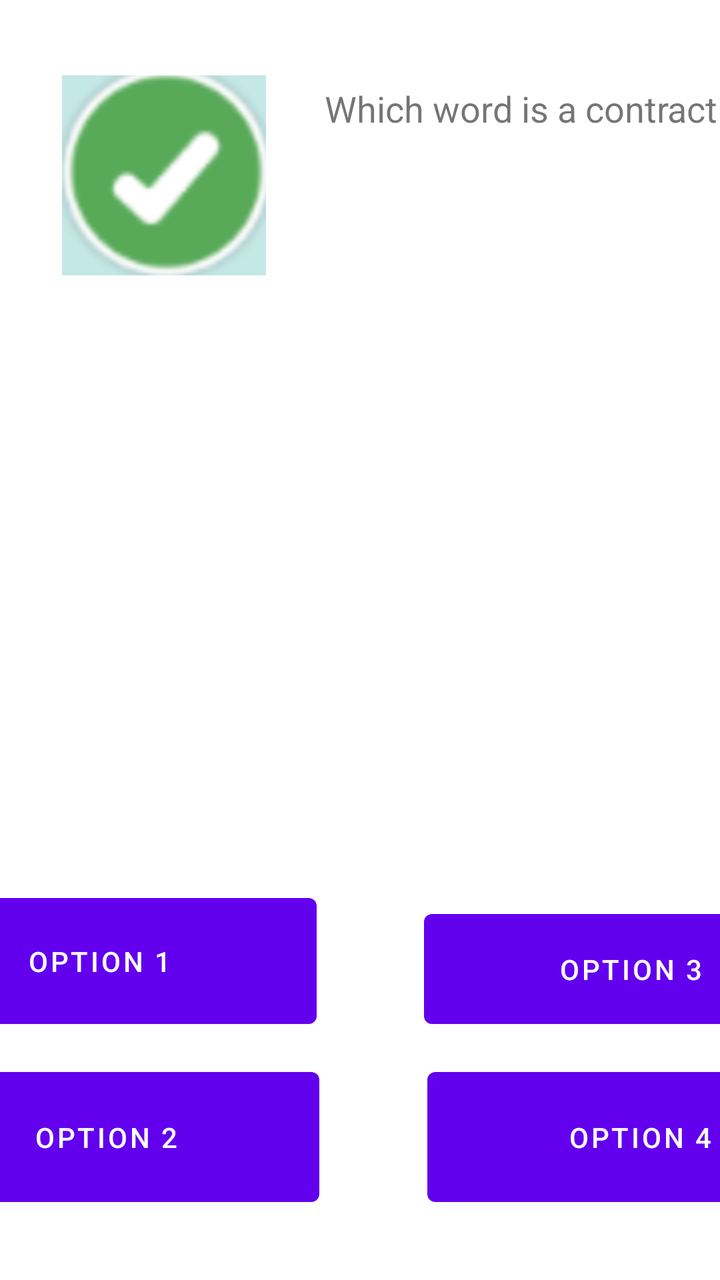
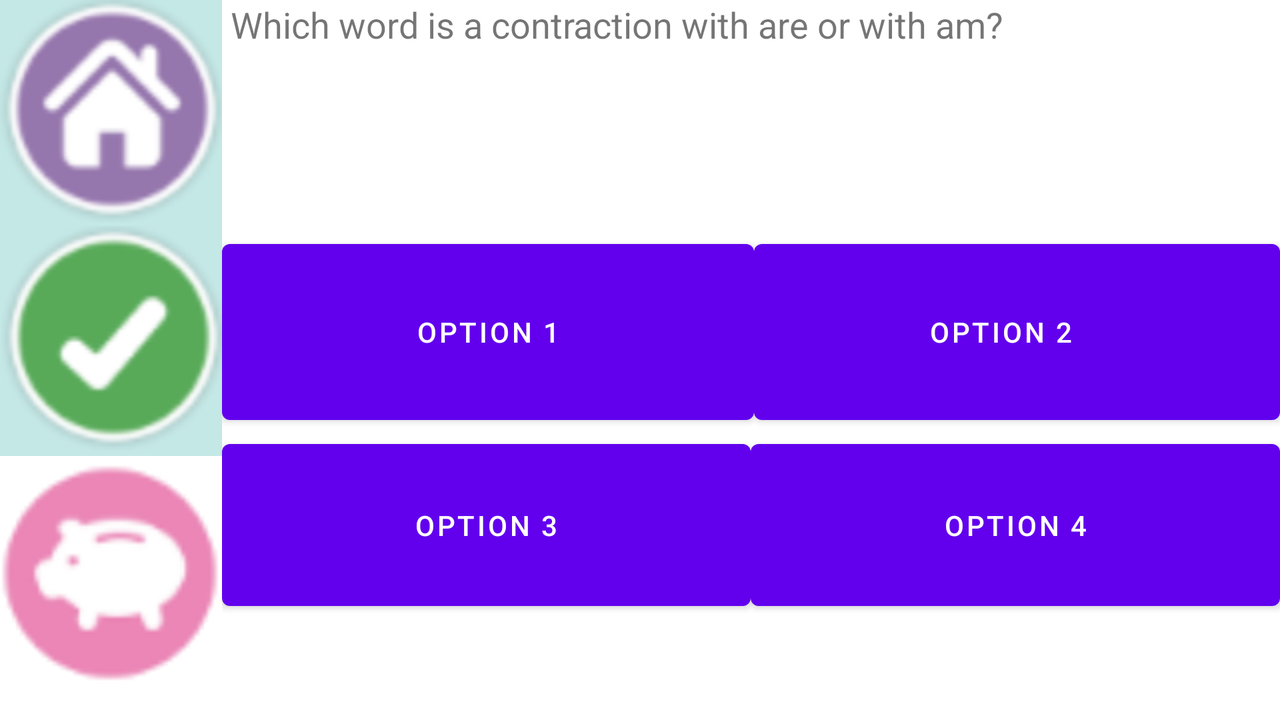

One screen, two layout resources from the same app: the default and the repository's alternative for another configuration. Each is rendered where Android would select it; the XML of both is given below.
<!-- AndroidManifest.xml: application theme Theme.Herataleapp -->
<!-- res/layout/quiz.xml -->
<?xml version="1.0" encoding="utf-8"?>
<androidx.constraintlayout.widget.ConstraintLayout xmlns:android="http://schemas.android.com/apk/res/android"
    xmlns:app="http://schemas.android.com/apk/res-auto"
    xmlns:tools="http://schemas.android.com/tools"
    android:layout_width="match_parent"
    android:layout_height="match_parent">

    <Button
        android:id="@+id/button3"
        android:layout_width="207dp"
        android:layout_height="67dp"
        android:layout_marginBottom="12dp"
        android:layout_marginEnd="146dp"
        android:layout_marginLeft="27dp"
        android:layout_marginRight="146dp"
        android:layout_marginStart="27dp"
        android:layout_marginTop="28dp"
        android:text="option 3"
        app:layout_constraintBottom_toTopOf="@+id/button4"
        app:layout_constraintEnd_toEndOf="parent"
        app:layout_constraintStart_toEndOf="@+id/button1"
        app:layout_constraintTop_toBottomOf="@+id/imageView8" />

    <Button
        android:id="@+id/button4"
        android:layout_width="213dp"
        android:layout_height="77dp"
        android:layout_marginBottom="33dp"
        android:layout_marginEnd="133dp"
        android:layout_marginLeft="27dp"
        android:layout_marginRight="133dp"
        android:layout_marginStart="27dp"
        android:text="option 4"
        app:layout_constraintBottom_toBottomOf="parent"
        app:layout_constraintEnd_toEndOf="parent"
        app:layout_constraintStart_toEndOf="@+id/button2" />

    <Button
        android:id="@+id/button2"
        android:layout_width="213dp"
        android:layout_height="77dp"
        android:layout_marginBottom="33dp"
        android:layout_marginEnd="27dp"
        android:layout_marginLeft="146dp"
        android:layout_marginRight="27dp"
        android:layout_marginStart="146dp"
        android:text="option 2"
        app:layout_constraintBottom_toBottomOf="parent"
        app:layout_constraintEnd_toStartOf="@+id/button4"
        app:layout_constraintStart_toStartOf="parent" />

    <Button
        android:id="@+id/button1"
        android:layout_width="217dp"
        android:layout_height="75dp"
        android:layout_marginBottom="12dp"
        android:layout_marginEnd="27dp"
        android:layout_marginLeft="146dp"
        android:layout_marginRight="27dp"
        android:layout_marginStart="146dp"
        android:layout_marginTop="28dp"
        android:text="option 1"
        app:layout_constraintBottom_toTopOf="@+id/button2"
        app:layout_constraintEnd_toStartOf="@+id/button3"
        app:layout_constraintStart_toStartOf="parent"
        app:layout_constraintTop_toBottomOf="@+id/imageView8" />

    <ImageView
        android:id="@+id/stars"
        android:layout_width="390dp"
        android:layout_height="62dp"
        android:layout_marginBottom="28dp"
        app:layout_constraintBottom_toTopOf="@+id/button3"
        app:layout_constraintEnd_toEndOf="parent"
        app:layout_constraintHorizontal_bias="0.498"
        app:layout_constraintStart_toStartOf="parent"
        app:layout_constraintTop_toBottomOf="@+id/question"
        app:srcCompat="@drawable/five_stars" />

    <TextView
        android:id="@+id/question"
        android:layout_width="457dp"
        android:layout_height="71dp"
        android:layout_marginEnd="116dp"
        android:layout_marginLeft="158dp"
        android:layout_marginRight="116dp"
        android:layout_marginStart="158dp"
        android:layout_marginTop="42dp"
        android:text=" Which word is a contraction with are or with am?"
        android:textSize="18sp"
        app:layout_constraintBottom_toTopOf="@+id/imageView8"
        app:layout_constraintEnd_toEndOf="parent"
        app:layout_constraintHorizontal_bias="0.0"
        app:layout_constraintStart_toStartOf="parent"
        app:layout_constraintTop_toTopOf="parent"
        app:layout_constraintVertical_bias="0.39" />

    <ImageButton
        android:id="@+id/testSendDataButton"
        android:layout_width="102dp"
        android:layout_height="100dp"
        android:layout_marginEnd="20dp"
        android:layout_marginRight="20dp"
        app:layout_constraintBottom_toBottomOf="parent"
        app:layout_constraintEnd_toStartOf="@+id/question"
        app:layout_constraintHorizontal_bias="0.861"
        app:layout_constraintStart_toStartOf="parent"
        app:layout_constraintTop_toTopOf="parent"
        app:layout_constraintVertical_bias="0.07"
        app:srcCompat="@drawable/check" />

</androidx.constraintlayout.widget.ConstraintLayout>
<!-- resources referenced by this layout -->
<resources>
  <!-- drawable check: png bitmap (drawable, 10829 bytes) -->
  <style name="Theme.Herataleapp" parent="Theme.MaterialComponents.DayNight.DarkActionBar">
          
          <item name="colorPrimary">@color/purple_500</item>
          <item name="colorPrimaryVariant">@color/purple_700</item>
          <item name="colorOnPrimary">@color/white</item>
          
          <item name="colorSecondary">@color/teal_200</item>
          <item name="colorSecondaryVariant">@color/teal_700</item>
          <item name="colorOnSecondary">@color/black</item>
          
          <item name="android:statusBarColor" tools:targetApi="l">?attr/colorPrimaryVariant</item>
          
      </style>
</resources>
<!-- res/layout-land/quiz.xml (the repository's variant of the layout above) -->
<!-- drawn on the phone turned sideways -->
<?xml version="1.0" encoding="utf-8"?>
<androidx.constraintlayout.widget.ConstraintLayout
    xmlns:android="http://schemas.android.com/apk/res/android"
    xmlns:app="http://schemas.android.com/apk/res-auto"
    xmlns:tools="http://schemas.android.com/tools"
    android:layout_width="match_parent"
    android:layout_height="match_parent">

    <LinearLayout
        android:layout_width="match_parent"
        android:layout_height="match_parent"
        android:orientation="horizontal">

        <LinearLayout
            android:layout_width="179dp"
            android:layout_height="match_parent"
            android:layout_weight="1"
            android:orientation="vertical">

            <ImageButton
                android:id="@+id/home"
                android:layout_width="match_parent"
                android:layout_height="wrap_content"
                android:background="@android:color/transparent"
                app:srcCompat="@drawable/home" />

            <ImageButton
                android:id="@+id/testSendDataButton"
                android:layout_width="match_parent"
                android:layout_height="wrap_content"
                android:background="@android:color/transparent"
                app:srcCompat="@drawable/check" />

            <ImageButton
                android:id="@+id/bank"
                android:layout_width="match_parent"
                android:layout_height="wrap_content"
                android:background="@android:color/transparent"
                app:srcCompat="@drawable/bank" />
        </LinearLayout>

        <LinearLayout
            android:layout_width="597dp"
            android:layout_height="match_parent"
            android:layout_weight="1"
            android:orientation="vertical">

            <TextView
                android:id="@+id/question"
                android:layout_width="match_parent"
                android:layout_height="52dp"
                android:text=" Which word is a contraction with are or with am?"
                android:textSize="18sp" />

            <ImageView
                android:id="@+id/stars"
                android:layout_width="match_parent"
                android:layout_height="64dp"
                app:srcCompat="@drawable/stars0" />

            <LinearLayout
                android:layout_width="match_parent"
                android:layout_height="100dp"
                android:orientation="horizontal">

                <Button
                    android:id="@+id/button1"
                    android:layout_width="8dp"
                    android:layout_height="match_parent"
                    android:layout_weight="1"
                    android:text="option 1" />

                <Button
                    android:id="@+id/button2"
                    android:layout_width="5dp"
                    android:layout_height="100dp"
                    android:layout_weight="1"
                    android:paddingLeft="@dimen/activity_vertical_margin"
                    android:text="option 2" />
            </LinearLayout>

            <LinearLayout
                android:layout_width="match_parent"
                android:layout_height="93dp"
                android:orientation="horizontal">

                <Button
                    android:id="@+id/button3"
                    android:layout_width="wrap_content"
                    android:layout_height="match_parent"
                    android:layout_weight="1"
                    android:text="option 3" />

                <Button
                    android:id="@+id/button4"
                    android:layout_width="wrap_content"
                    android:layout_height="93dp"
                    android:layout_weight="1"
                    android:text="option 4" />
            </LinearLayout>

        </LinearLayout>

    </LinearLayout>
</androidx.constraintlayout.widget.ConstraintLayout>
<!-- resources referenced by the variant -->
<!-- as the phone turned sideways resolves them -->
<resources>
  <!-- drawable bank: png bitmap (drawable, 13593 bytes) -->
  <!-- drawable check: png bitmap (drawable, 10829 bytes) -->
  <!-- drawable home: png bitmap (drawable, 12360 bytes) -->
  <style name="Theme.Herataleapp" parent="Theme.MaterialComponents.DayNight.DarkActionBar">
          
          <item name="colorPrimary">@color/purple_500</item>
          <item name="colorPrimaryVariant">@color/purple_700</item>
          <item name="colorOnPrimary">@color/white</item>
          
          <item name="colorSecondary">@color/teal_200</item>
          <item name="colorSecondaryVariant">@color/teal_700</item>
          <item name="colorOnSecondary">@color/black</item>
          
          <item name="android:statusBarColor" tools:targetApi="l">?attr/colorPrimaryVariant</item>
          
      </style>
</resources>
